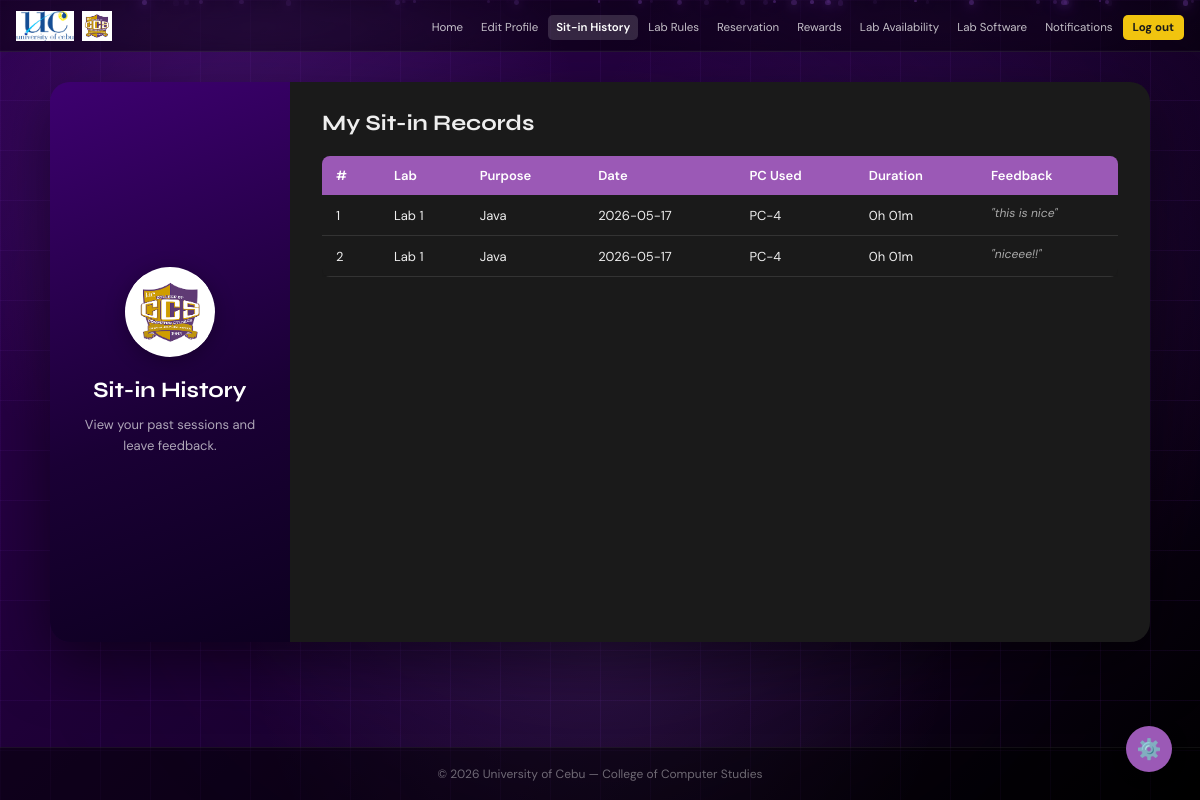
Page /student/history (signed in) on the earlier database version.
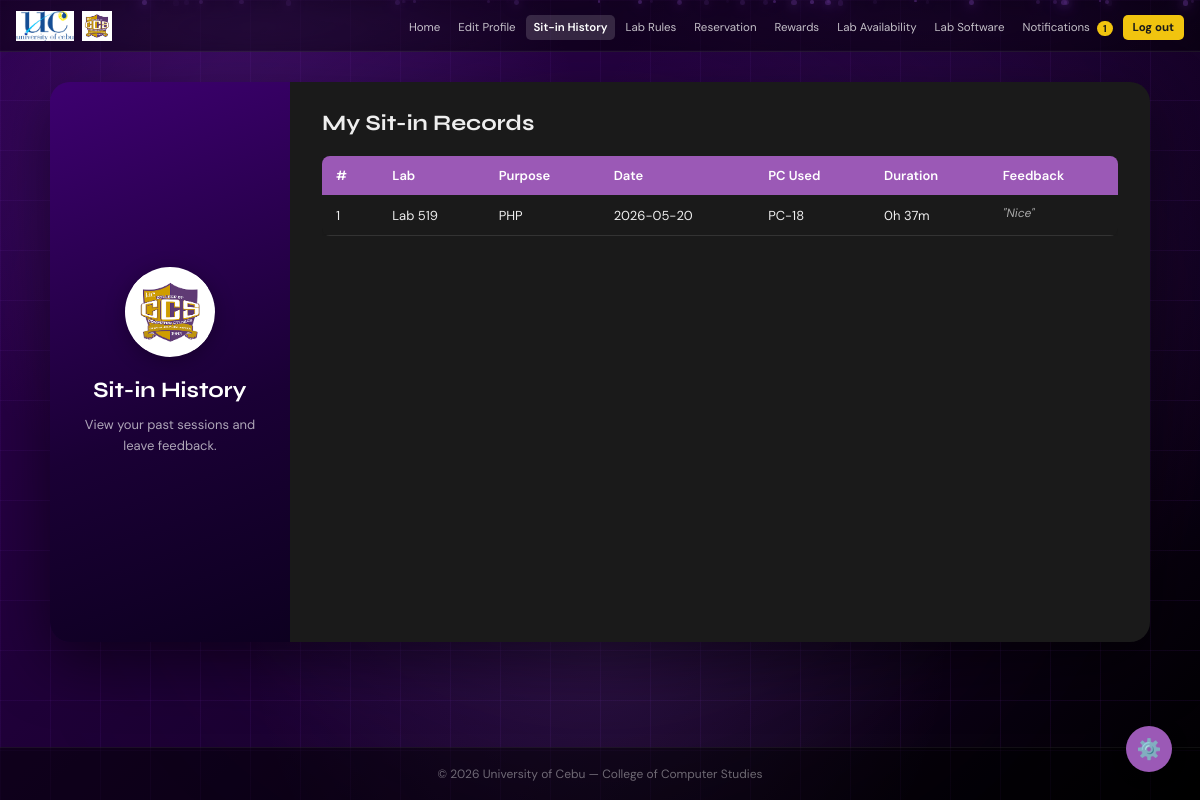
Same page on the later database version.
### tables this page shows
CREATE TABLE sitin_reports (
        id INTEGER PRIMARY KEY AUTOINCREMENT,
        idnum TEXT NOT NULL,
        name TEXT NOT NULL,
        purpose TEXT NOT NULL DEFAULT '',
        lab TEXT NOT NULL,
        session INTEGER NOT NULL,
        date TEXT NOT NULL,
        time_in TEXT,
        time_out TEXT
    , pc_id INTEGER);

CREATE TABLE computer_units (
        id INTEGER PRIMARY KEY AUTOINCREMENT,
        pc_number TEXT NOT NULL,
        lab_id INTEGER NOT NULL,
        status TEXT NOT NULL DEFAULT 'Available',
        FOREIGN KEY (lab_id) REFERENCES laboratory(id)
    );

CREATE TABLE feedback (
        id INTEGER PRIMARY KEY AUTOINCREMENT,
        idnum TEXT NOT NULL,
        name TEXT NOT NULL,
        message TEXT NOT NULL,
        lab TEXT,
        date TEXT NOT NULL DEFAULT (DATE('now'))
    , pc_id INTEGER, sitin_id INTEGER);

### app.py (the view, shortened to what this page needs)
@app.route('/student/history', methods=['GET', 'POST'])
def student_history():
    if not student_required():
        return redirect(url_for('login'))
    error = success = None
    conn = get_db()
    rows = conn.execute('''
        SELECT sr.*, cu.pc_number, f.message as feedback_message
        FROM sitin_reports sr
        LEFT JOIN computer_units cu ON sr.pc_id = cu.id
        LEFT JOIN feedback f ON f.sitin_id = sr.id OR (f.sitin_id IS NULL AND f.idnum = sr.idnum AND f.lab = sr.lab AND f.date = sr.date)
        WHERE sr.idnum = ?
        ORDER BY sr.id DESC
    ''', (session['user_idnum'],)).fetchall()
    conn.close()
    records = []
    for r in rows:
        r = dict(r)
        duration = ''
        if r['time_in'] and r['time_out']:
            try:
                t_in = datetime.strptime(r['time_in'], '%H:%M')
                t_out = datetime.strptime(r['time_out'], '%H:%M')
                delta = t_out - t_in
                hours, remainder = divmod(delta.seconds, 3600)
                minutes = remainder // 60
                duration = f'{hours}h {minutes:02d}m'
            except:
                duration = 'N/A'
        else:
            duration = 'N/A'
        r['duration'] = duration
        records.append(r)
    return render_template('student/history.html', records=records, success=success, error=error)

### app.py (called while the page is built, shortened)
def get_db():
    conn = sqlite3.connect(os.path.join(BASE_DIR, 'database.db'))
    conn.row_factory = sqlite3.Row
    return conn

@app.before_request
def csrf_protect():
    if 'csrf_token' not in session:
        session['csrf_token'] = secrets.token_hex(16)
    if request.method == "POST":
        token = session.get('csrf_token', '')
        form_token = request.form.get('csrf_token', '')
        if not token or token != form_token:
            flash('Invalid request. Please try again.', 'error')
            return redirect(request.url)

@app.context_processor
def inject_unread_count():
    if 'user_id' in session and session.get('role') == 'student':
        conn = get_db()
        count = conn.execute('''
            SELECT COUNT(*) FROM notifications
            WHERE is_read = 0 AND (idnum = ? OR idnum = 'global')
        ''', (session['user_idnum'],)).fetchone()[0]
        conn.close()
        return dict(unread_count=count)

def student_required():
    return 'user_id' in session and session.get('role') == 'student'

### templates/student/history.html (shortened to what this page needs)
<!DOCTYPE html>
<html lang="en" data-theme="dark">
<head>
  <link rel="stylesheet" href="{{ url_for('static', filename='style.css') }}" />
  <link href="https://cdnjs.cloudflare.com/ajax/libs/toastr.js/latest/toastr.min.css" rel="stylesheet"/>
</head>
<body>
  <nav>
    <div class="nav-left">
      <img src="{{ url_for('static', filename='uclogo.png') }}" alt="UC" class="nav-logo" />
      <img src="{{ url_for('static', filename='ccsmainlogo.png') }}" alt="CCS" class="nav-logo" />
    </div>
    <ul class="nav-links">
      <li><a href="{{ url_for('student_home') }}">Home</a></li>
      <li><a href="{{ url_for('student_profile') }}">Edit Profile</a></li>
      <li><a href="{{ url_for('student_history') }}" class="active">Sit-in History</a></li>
      <li><a href="{{ url_for('student_labrules') }}">Lab Rules</a></li>
      <li><a href="{{ url_for('student_reservation') }}">Reservation</a></li>
      <li><a href="{{ url_for('student_rewards') }}">Rewards</a></li>
      <li><a href="{{ url_for('student_lab_availability') }}">Lab Availability</a></li>
      <li><a href="{{ url_for('student_lab_software') }}">Lab Software</a></li>
      <li>
        <a href="{{ url_for('student_notifications') }}">
          Notifications
          {% if unread_count > 0 %}
            <span class="notification-badge">{{ unread_count }}</span>
          {% endif %}
        </a>
      </li>
      <li><a href="{{ url_for('logout') }}" class="btn-nav-logout">Log out</a></li>
    </ul>
  </nav>
  <main class="admin-main">
    <div class="admin-split-card">
      <div class="split-left">
        <div class="split-logo-circle">
          <img src="{{ url_for('static', filename='ccsmainlogo.png') }}" alt="CCS" />
        </div>
        <h2 class="split-title">Sit-in History</h2>
        <p class="split-desc">View your past sessions and leave feedback.</p>
      </div>
      <div class="split-right">
        <h2 class="form-title">My Sit-in Records</h2>
        <div class="table-wrap">
          <table class="admin-table">
            <thead>
              <tr>
                <th>#</th>
                <th>Lab</th>
                <th>Purpose</th>
                <th>Date</th>
                <th>PC Used</th>
                <th>Duration</th>
                <th>Feedback</th>
              </tr>
            </thead>
            <tbody>
              {% for r in records %}
              <tr>
                <td>{{ loop.index }}</td>
                <td>{{ r['lab'] }}</td>
                <td>{{ r['purpose'] }}</td>
                <td>{{ r['date'] }}</td>
                <td>{{ r['pc_number'] if r['pc_number'] else 'N/A' }}</td>
                <td>{{ r['duration'] }}</td>
                <td>
                  {% if r['feedback_message'] %}
                    <span class="feedback-text" style="font-size: 12px; color: var(--muted); font-style: italic; display: inline-block; max-width: 200px; overflow: hidden; text-overflow: ellipsis; white-space: nowrap;" title="{{ r['feedback_message'] }}">
                      "{{ r['feedback_message'] }}"
                    </span>
                  {% endif %}
                </td>
              </tr>
              {% else %}
              <tr><td colspan="7" class="no-data">No sit-in history yet.</td></tr>
              {% endfor %}
            </tbody>
          </table>
        </div>
      </div>
    </div>
  </main>
  <footer>&copy; 2026 University of Cebu — College of Computer Studies</footer>
</body>
</html>

Differences in the rows shown:
removed sitin_reports: lab "Lab 1", purpose "Java", date "2026-05-17", pc_number "PC-4", duration "0h 01m", feedback_message "this is nice", feedback_message "niceee!!"
added sitin_reports: lab "Lab 519", purpose "PHP", date "2026-05-20", pc_number "PC-18", duration "0h 37m", feedback_message "Nice"
Other differences:
{{ unread_count }}: (not shown) → "1"
